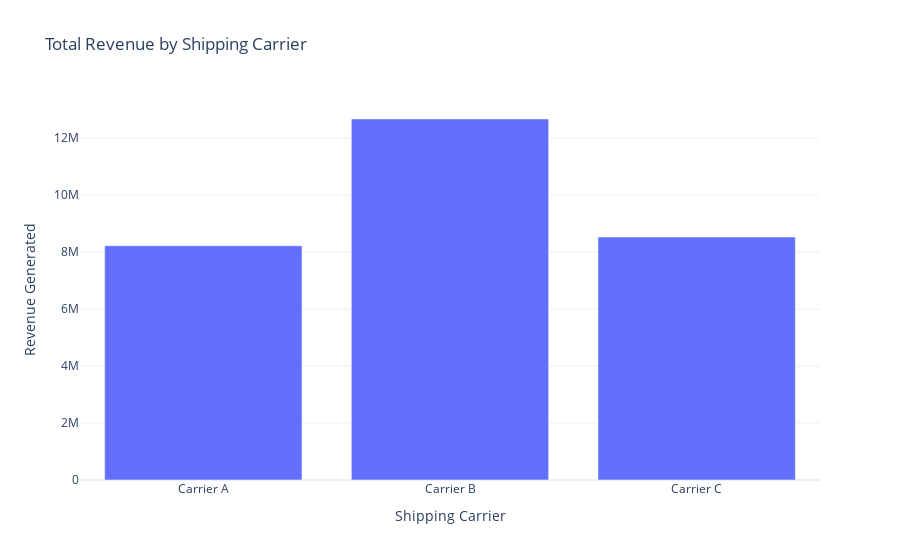

This figure's notebook cell:
### Code cell
fig.add_trace(go.Bar(x=total_revenue['Shipping carriers'], 
                     y=total_revenue['Revenue generated']))
fig.update_layout(title='Total Revenue by Shipping Carrier', 
                  xaxis_title='Shipping Carrier', 
                  yaxis_title='Revenue Generated')
fig.show()

### Figure 1 — Plotly figure (JSON) as saved in the notebook; plotly's stock layout.template omitted (floating-point values rounded to 4 significant figures)
{"data": [{"type": "bar", "x": ["Carrier A", "Carrier B", "Carrier C"], "y": [8223000.0, 12670000.0, 8529000.0]}], "layout": {"autosize": true, "title": {"text": "Total Revenue by Shipping Carrier"}, "xaxis": {"autorange": true, "range": [-0.5, 2.5], "title": {"text": "Shipping Carrier"}, "type": "category"}, "yaxis": {"autorange": true, "range": [0, 13340000.0], "title": {"text": "Revenue Generated"}, "type": "linear"}}}
